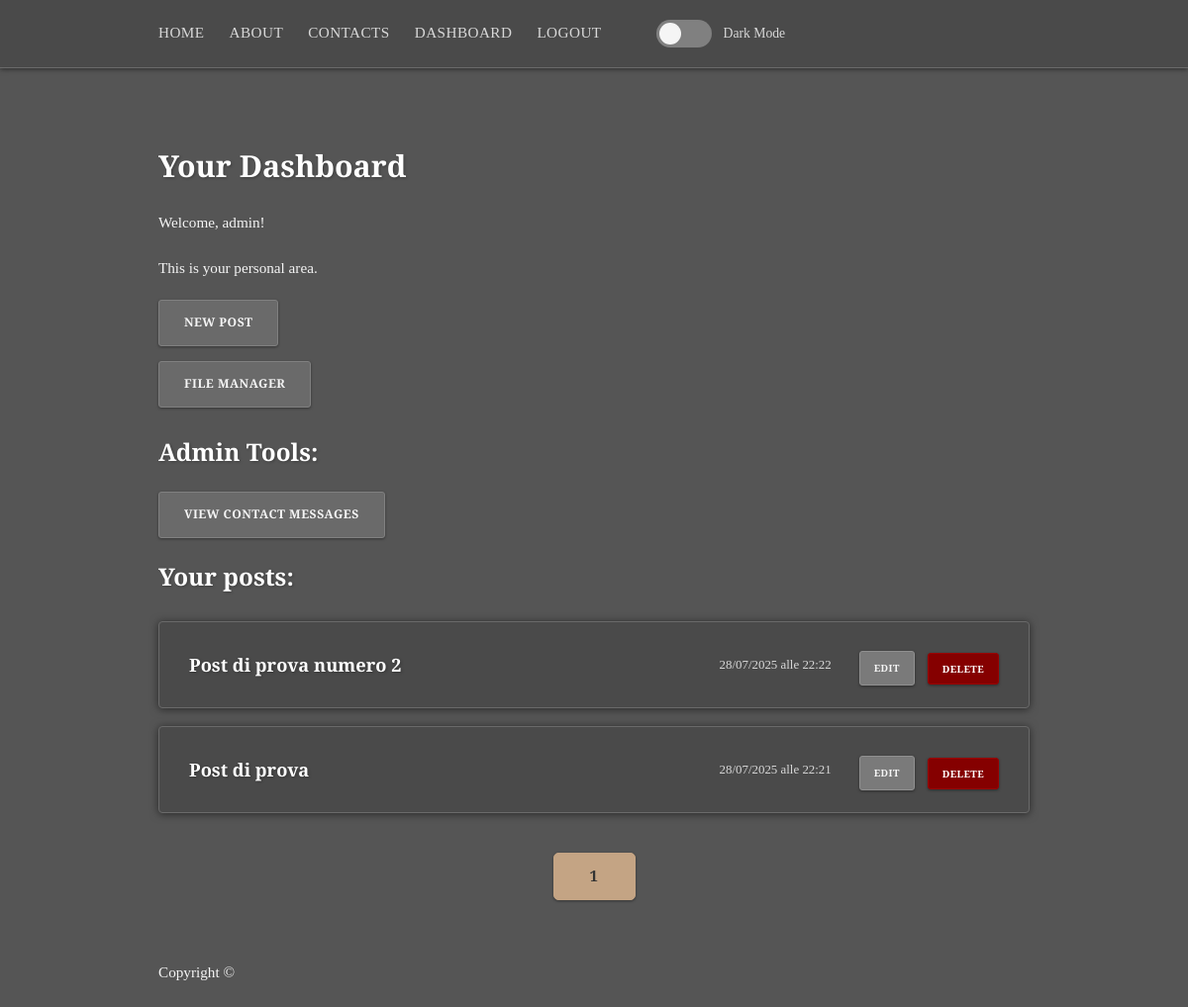
The page /dashboard (signed in) on the database its author committed.
### app.py (models this page shows, shortened)
class User(db.Model, UserMixin):
    id = db.Column(db.Integer, primary_key=True)
    is_admin = db.Column(db.Boolean, default=False)
    is_banned = db.Column(db.Boolean, default=False, nullable=False)
    username = db.Column(db.String(28), unique=True, nullable=False)
    email = db.Column(db.String(120), unique=True, nullable=False)
    password_hash = db.Column(db.String(128), nullable=False)
    post = db.relationship('Post', backref='author', lazy='dynamic')
    @property
    def is_authenticated(self):
        return True

class Post(db.Model):
    id = db.Column(db.Integer, primary_key=True)
    title = db.Column(db.String(200), nullable=False)
    content = db.Column(db.Text, nullable=False)
    creation_date = db.Column(db.DateTime, default=datetime.now())
    user_id = db.Column(db.Integer, db.ForeignKey('user.id'), nullable=False)
    image_file = db.Column(db.String(28), nullable=True, default=None)
    tags = db.relationship('Tag', secondary=post_tags, backref=db.backref('posts', lazy='dynamic'))

### app.py (the view)
@app.route('/dashboard')
@login_required
def dashboard():
    page = request.args.get('page', 1, type=int)
    user_posts = current_user.post.order_by(Post.creation_date.desc()).paginate(page=page, per_page=5)
    return render_template('dashboard.html', title='dashboard', user_posts=user_posts)

### app.py (called while the page is built)
@login_manager.user_loader
def load_user(user_id):
    return User.query.get(int(user_id))

### templates/dashboard.html (shortened to what this page needs)
{% extends "base.html" %}
{% block content %}
<h2>Your Dashboard</h2>
{% if current_user.is_authenticated %}
<p>Welcome, {{ current_user.username }}!</p>
<p>This is your personal area.</p>
<ul class="admin-tools-list">
    <li><a href="{{ url_for('create_post') }}" class="btn">New Post</a></li>
    <li><a href="{{ url_for('gallery') }}" class="btn">File manager</a></li>
</ul>
{% if current_user.is_admin %}
<h3 style="margin-top: 30px;">Admin Tools:</h3>
<ul class="admin-tools-list">
    <li><a href="{{ url_for('admin_contact_messages') }}" class="btn">View Contact Messages</a></li>
</ul>
{% endif %}
<h3>Your posts:</h3>
{% if user_posts.items %}
<ul class="dashboard-posts-list">
    {% for post in user_posts.items %}  <li>
        <h4><a href="{{ url_for('view_post', post_id=post.id) }}">{{ post.title }}</a></h4>
        <p>{{ post.creation_date.strftime('%d/%m/%Y alle %H:%M') }}</p>
        {% if current_user.is_authenticated and (current_user.id == post.user_id or current_user.is_admin) %}
        <a href="{{ url_for('edit_post', post_id=post.id) }}" class="btn edit-post">Edit</a>
        <form action="{{ url_for('delete', post_id=post.id) }}" method="POST" style="display:inline; margin-left: 5px;">
            <button type="submit" class="btn delete-post"
                onclick="return confirm('Are you sure you want to delete this post?');">Delete</button>
        </form>
        {% endif %}
        </li>
        {% endfor %}
</ul>
{% else %}
<p>There is nothing here.</p>
{% endif %}
<div class="pagination">
    {% for page_num in user_posts.iter_pages(left_edge=1, right_edge=1, left_current=2, right_current=2) %}
    {% if page_num %}
    {% if user_posts.page == page_num %}
    <a href="{{ url_for('dashboard', page=page_num) }}" class="btn active">{{ page_num }}</a>
    {% else %}
    <a href="{{ url_for('dashboard', page=page_num) }}" class="btn">{{ page_num }}</a>
    {% endif %}
    {% else %}
    <span>...</span>
    {% endif %}
    {% endfor %}
</div>
{% else %}
<p>You need to be logged in to see this page.</p>
<p><a href="{{ url_for('login') }}">Login here</a> o <a href="{{ url_for('register') }}">Register</a>.</p>
{% endif %}
{% endblock %}

### rows shown on the page
User: username "admin"
Post: title "Post di prova numero 2", creation_date "28/07/2025 alle 22:22"
Post: title "Post di prova", creation_date "28/07/2025 alle 22:21"

### other values the page prints
{{ page_num }} "1"
